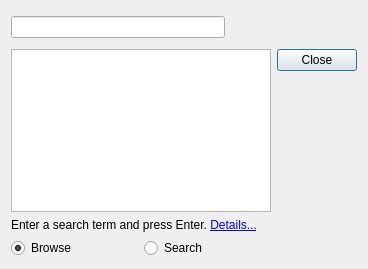
<?xml version="1.0" encoding="UTF-8"?>
<ui version="4.0">
 <class>GoTo</class>
 <widget class="QDialog" name="GoTo">
  <property name="geometry">
   <rect>
    <x>0</x>
    <y>0</y>
    <width>368</width>
    <height>269</height>
   </rect>
  </property>
  <property name="windowTitle">
   <string>Go To...</string>
  </property>
  <layout class="QGridLayout" name="gridLayout">
   <item row="0" column="0">
    <layout class="QHBoxLayout" name="horizontalLayout_2">
     <item>
      <widget class="QLineEdit" name="searchLineEdit"/>
     </item>
     <item>
      <widget class="QPushButton" name="progressButton">
       <property name="sizePolicy">
        <sizepolicy hsizetype="Fixed" vsizetype="Fixed">
         <horstretch>0</horstretch>
         <verstretch>0</verstretch>
        </sizepolicy>
       </property>
       <property name="minimumSize">
        <size>
         <width>32</width>
         <height>32</height>
        </size>
       </property>
       <property name="text">
        <string/>
       </property>
       <property name="iconSize">
        <size>
         <width>32</width>
         <height>32</height>
        </size>
       </property>
       <property name="autoDefault">
        <bool>false</bool>
       </property>
       <property name="flat">
        <bool>true</bool>
       </property>
      </widget>
     </item>
    </layout>
   </item>
   <item row="1" column="0">
    <widget class="QListView" name="bookmarkListView">
     <property name="isWrapping" stdset="0">
      <bool>false</bool>
     </property>
     <property name="wordWrap">
      <bool>true</bool>
     </property>
    </widget>
   </item>
   <item row="1" column="1">
    <widget class="QDialogButtonBox" name="buttonBox">
     <property name="orientation">
      <enum>Qt::Vertical</enum>
     </property>
     <property name="standardButtons">
      <set>QDialogButtonBox::Close</set>
     </property>
    </widget>
   </item>
   <item row="2" column="0">
    <widget class="QLabel" name="descriptionLabel">
     <property name="text">
      <string>Enter a search term and press Enter. &lt;a href=&quot;http://userbase.kde.org/Marble/Search&quot;&gt;Details...&lt;/a&gt;</string>
     </property>
     <property name="wordWrap">
      <bool>true</bool>
     </property>
     <property name="openExternalLinks">
      <bool>true</bool>
     </property>
    </widget>
   </item>
   <item row="3" column="0">
    <layout class="QHBoxLayout" name="horizontalLayout">
     <item>
      <widget class="QRadioButton" name="browseButton">
       <property name="text">
        <string>Browse</string>
       </property>
       <property name="checked">
        <bool>true</bool>
       </property>
      </widget>
     </item>
     <item>
      <widget class="QRadioButton" name="searchButton">
       <property name="text">
        <string>Search</string>
       </property>
      </widget>
     </item>
    </layout>
   </item>
  </layout>
 </widget>
 <resources>
  <include location="libmarble.qrc"/>
  <include location="../marble.qrc"/>
 </resources>
 <connections>
  <connection>
   <sender>buttonBox</sender>
   <signal>accepted()</signal>
   <receiver>GoTo</receiver>
   <slot>accept()</slot>
   <hints>
    <hint type="sourcelabel">
     <x>248</x>
     <y>254</y>
    </hint>
    <hint type="destinationlabel">
     <x>157</x>
     <y>274</y>
    </hint>
   </hints>
  </connection>
  <connection>
   <sender>buttonBox</sender>
   <signal>rejected()</signal>
   <receiver>GoTo</receiver>
   <slot>reject()</slot>
   <hints>
    <hint type="sourcelabel">
     <x>316</x>
     <y>260</y>
    </hint>
    <hint type="destinationlabel">
     <x>286</x>
     <y>274</y>
    </hint>
   </hints>
  </connection>
 </connections>
</ui>
